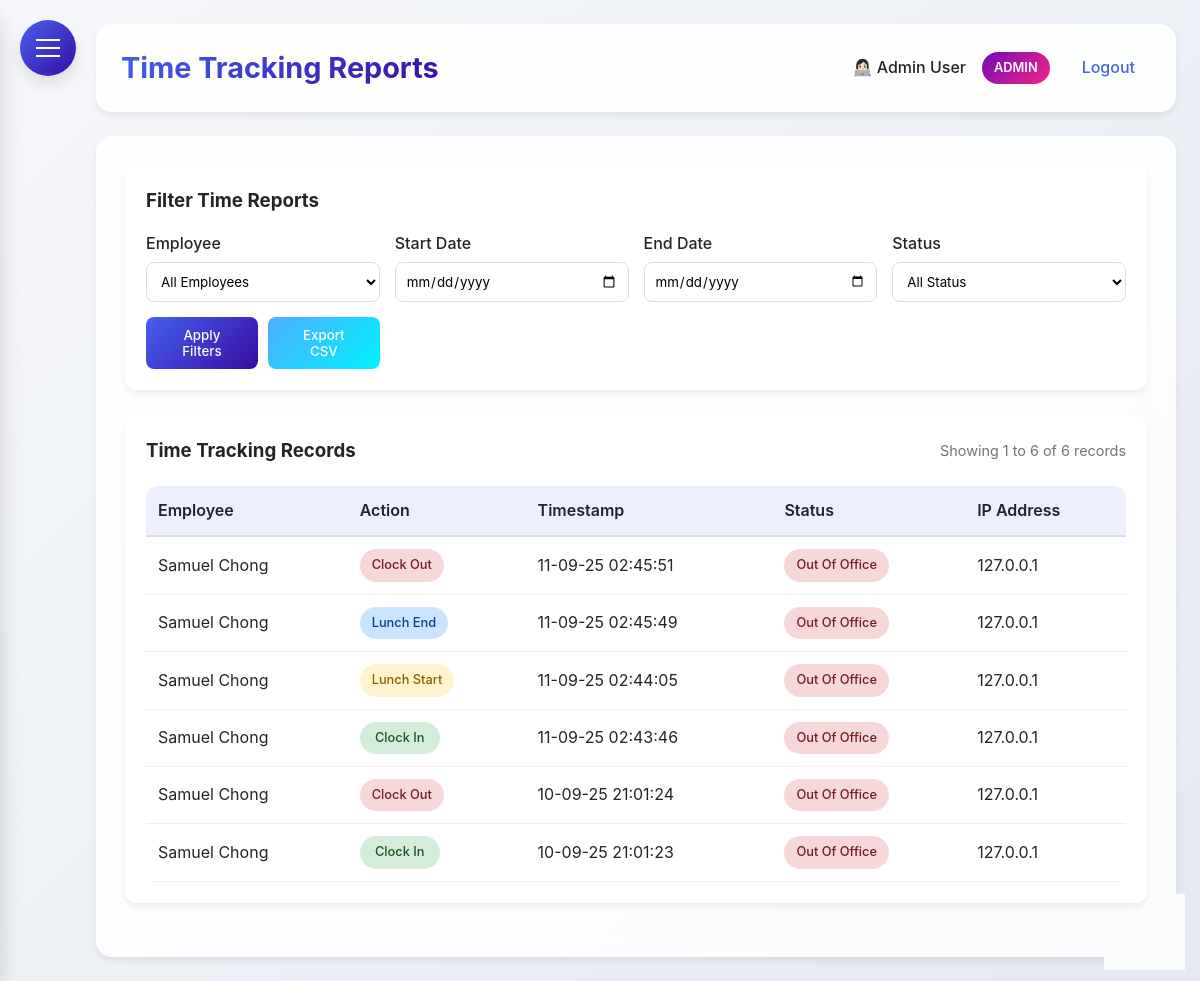
The app's page /time_reports (signed in), older data.
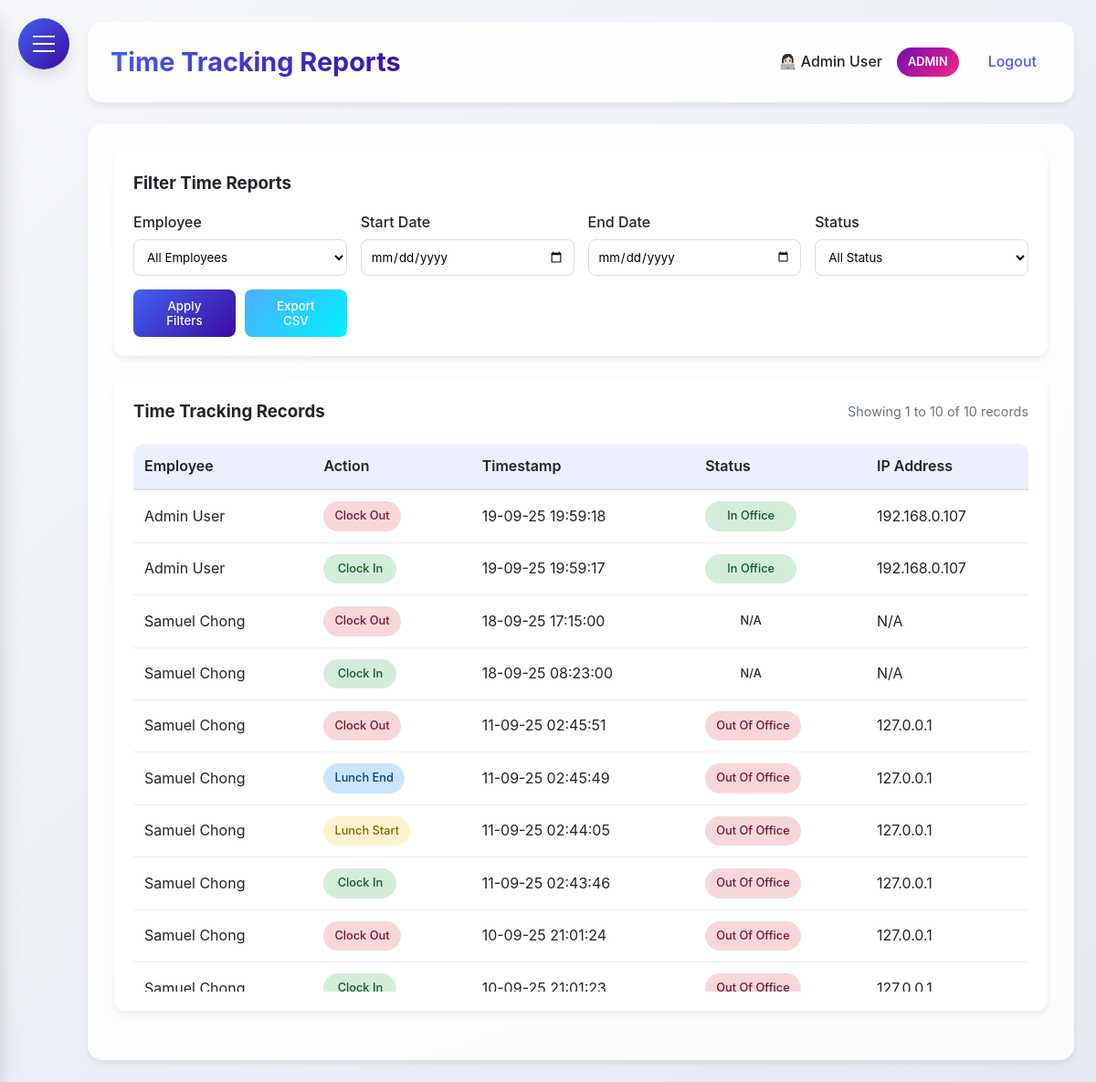
The same page, newer data.
### HerculesSystem.py (models this page shows, shortened)
class Employee(UserMixin, db.Model):
    id = db.Column(db.Integer, primary_key=True)
    username = db.Column(db.String(80), unique=True, nullable=False)
    password = db.Column(db.String(120), nullable=False)
    full_name = db.Column(db.String(120), nullable=False)
    email = db.Column(db.String(120), unique=True, nullable=False)
    nationality = db.Column(db.String(80), nullable=False)
    employee_id = db.Column(db.String(80), unique=True, nullable=False)
    hire_date = db.Column(db.Date)
    is_admin = db.Column(db.Boolean, default=False)
    user_type = db.Column(db.String(20), default='employee')
    last_clock_in = db.Column(db.DateTime)
    last_clock_out = db.Column(db.DateTime)
    last_lunch_start = db.Column(db.DateTime)
    last_lunch_end = db.Column(db.DateTime)
    leave_balances = db.relationship('LeaveBalance', back_populates='employee', lazy=True)

class TimeTracking(db.Model):
    __tablename__ = 'time_tracking'
    id = db.Column(db.Integer, primary_key=True)
    employee_id = db.Column(db.Integer, db.ForeignKey('employee.id'), nullable=False)
    action_type = db.Column(db.String(20), nullable=False)  #clock_in, clock_out, lunch_start, lunch_end
    timestamp = db.Column(db.DateTime, nullable=True)
    latitude = db.Column(db.Float, nullable=True)
    longitude = db.Column(db.Float, nullable=True)
    address = db.Column(db.String(200), nullable=True)
    status = db.Column(db.String(20), nullable=True)    # in/out office
    ip_address = db.Column(db.String(45), nullable=True)
    employee = db.relationship('Employee', backref=db.backref('time_entries', lazy=True))

### HerculesSystem.py (the view)
@app.route('/time_reports', methods=['GET'])
@login_required
def time_reports():
    now = datetime.now(MYT)
    employee_id = request.args.get('employee_id')
    start_date = request.args.get('start_date')
    end_date = request.args.get('end_date')
    status = request.args.get('status')
    page = request.args.get('page', 1, type=int)
    per_page = 50  # Records per page
    employees = Employee.query.all() if current_user.user_type == 'admin' else []
    query = TimeTracking.query
    if current_user.user_type != 'admin':
        query = query.filter(TimeTracking.employee_id == current_user.id)
    else:
        query = query.join(Employee, TimeTracking.employee_id == Employee.id)
    if employee_id:
        query = query.filter(TimeTracking.employee_id == employee_id)
    if start_date:
        query = query.filter(func.date(TimeTracking.timestamp) >= start_date)
    if end_date:
        query = query.filter(func.date(TimeTracking.timestamp) <= end_date)
    if status:
        query = query.filter(TimeTracking.status == status)
    time_records = query.order_by(TimeTracking.timestamp.desc()).paginate(
        page=page, per_page=per_page, error_out=False
    )
    return render_template('time_reports.html',
                         time_records=time_records.items,
                         employees=employees,
                         current_user=current_user,
                         page=page,
                         per_page=per_page,
                         total_records=time_records.total,
                         total_pages=time_records.pages)

### HerculesSystem.py (called while the page is built)
@app.after_request
def add_security_headers(response):
    response.headers['Permissions-Policy'] = 'geolocation=()'
    return response

@login_manager.user_loader
def load_user(user_id):
    return db.session.get(Employee, int(user_id))

@app.context_processor
def inject_now():
    return {'now': datetime.utcnow()}

@app.before_request
def before_request():
    if request.url.startswith('https://'):
        new_url = request.url.replace('https://', 'http://', 1)
        return redirect(new_url, code=301)

### templates/time_reports.html (shortened to what this page needs)
{% extends "base.html" %}
{% block content %}
<div class="dashboard-container">
    {% if current_user.user_type == 'admin' %}
    <div class="glass filter-section">
        <h3>Filter Time Reports</h3>
        <form id="filterForm" method="GET" action="{{ url_for('time_reports') }}">
            <div class="filter-grid">
                <div>
                    <label>Employee</label>
                    <select name="employee_id">
                        <option value="">All Employees</option>
                    </select>
                </div>
                <div>
                    <label>Start Date</label>
                    <input type="date" name="start_date" value="{{ request.args.get('start_date', '') }}">
                </div>
                <div>
                    <label>End Date</label>
                    <input type="date" name="end_date" value="{{ request.args.get('end_date', '') }}">
                </div>
                <div>
                    <label>Status</label>
                    <select name="status">
                        <option value="" {% if not request.args.get('status') %}selected{% endif %}>All Status</option>
                    </select>
                </div>
                <div class="filter-buttons">
                    <button type="submit" class="btn-primary">Apply Filters</button>
                    <button type="button" id="exportButton" class="btn-export">Export CSV</button>
                </div>
            </div>
        </form>
    </div>
    {% endif %}
    <div class="glass table-section">
        <div style="display: flex; justify-content: space-between; align-items: center; margin-bottom: 20px;">
            <h3 style="margin: 0;">Time Tracking Records</h3>
            {% if time_records %}
            <div style="color: var(--gray); font-size: 0.9rem;">
                Showing {{ (page - 1) * per_page + 1 }} to {{ [page * per_page, total_records]|min }} of {{ total_records }} records
            </div>
            {% endif %}
        </div>
        {% if time_records %}
        <div class="table-container">
            <table>
                <thead>
                    <tr>
                        {% if current_user.user_type == 'admin' %}
                        <th>Employee</th>
                        {% endif %}
                        <th>Action</th>
                        <th>Timestamp</th>
                        {% if current_user.user_type == 'admin' %}
                        <th>Status</th>
                        <th>IP Address</th>
                        {% endif %}
                    </tr>
                </thead>
                <tbody>
                    {% for record in time_records %}
                    <tr>
                        {% if current_user.user_type == 'admin' %}
                        <td>{{ record.employee.full_name }}</td>
                        {% endif %}
                        <td>
                            <span class="action-badge action-{{ record.action_type }}">
                                {{ record.action_type.replace('_', ' ').title() }}
                            </span>
                        </td>
                        <td>{{ record.timestamp.strftime('%d-%m-%y %H:%M:%S') }}</td>
                        {% if current_user.user_type == 'admin' %}
                        <td>
                            <span class="status-badge status-{{ record.status }}">
                                {{ record.status.replace('_', ' ').title() if record.status else 'N/A' }}
                            </span>
                        </td>
                        <td>{{ record.ip_address or 'N/A' }}</td>
                        {% endif %}
                    </tr>
                    {% endfor %}
                </tbody>
            </table>
        </div>
        {% else %}
        <div class="no-records">
            <p>No time tracking records found.</p>
        </div>
        {% endif %}
    </div>
</div>
{% endblock %}

### templates/base.html (shortened to what this page needs)
<!DOCTYPE html>
<html lang="en">
<head>
</head>
<body>
    <div class="hamburger-menu" id="hamburgerMenu">
        <span></span>
    </div>
    <div class="main-content" id="mainContent">
        <div class="header">
            <h1>{% block header %}Hercules HR{% endblock %}</h1>
            <div class="user-info">
                {% if current_user.is_authenticated %}
                <span>👩🏻‍💻 {{ current_user.full_name }}</span>
                {% if current_user.user_type == 'admin' %}
                <span class="admin-badge">ADMIN</span>
                {% endif %}
                <a href="{{ url_for('logout') }}">Logout</a>
                {% else %}
                <a href="{{ url_for('login') }}">Login</a>
                {% endif %}
            </div>
        </div>
        <div class="content">
            {% block content %}{% endblock %}
        </div>
    </div>
</body>
</html>

### templates/base.html (style rules this page uses)
:root { --primary: #4361ee; --secondary: #3a0ca3; --accent: #7209b7; --success: #4cc9f0; --danger: #f72585; --warning: #fca311; --info: #4895ef; --light: #f8f9fa; --dark: #212529; --gray: #6c757d; --gradient-primary: linear-gradient(135deg, #4361ee, #3a0ca3); --sidebar-gradient: linear-gradient(135deg, #4361ee, #3a0ca3); --gradient-accent: linear-gradient(135deg, #7209b7, #f72585); --shadow-sm: 0 4px 6px rgba(0, 0, 0, 0.07); --shadow-md: 0 8px 15px rgba(0, 0, 0, 0.1); --shadow-lg: 0 15px 25px rgba(0, 0, 0, 0.15); --border-radius: 12px; --border-radius-lg: 16px; --border-radius-xl: 20px; --sidebar-radius: 20px; --dark-bg: #1a1f35; --dark-container: #252a40; }
* { margin: 0; padding: 0; box-sizing: border-box; font-family: 'Inter', 'Segoe UI', system-ui, -apple-system, sans-serif; }
body { display: flex; min-height: 100vh; background: linear-gradient(135deg, #f5f7fa 0%, #e4e8f0 100%); color: var(--dark); line-height: 1.6; transition: background 0.3s ease, color 0.3s ease; }
.glass { background: rgba(255, 255, 255, 0.85); backdrop-filter: blur(10px); border-radius: var(--border-radius); border: 1px solid rgba(255, 255, 255, 0.2); box-shadow: var(--shadow-sm); transition: background 0.3s ease, border 0.3s ease; }
.hamburger-menu { position: fixed; top: 20px; left: 20px; z-index: 1000; cursor: pointer; background: var(--gradient-primary); border-radius: 50%; width: 56px; height: 56px; display: flex; align-items: center; justify-content: center; box-shadow: var(--shadow-md); transition: all 0.3s ease; }
.hamburger-menu span { display: block; width: 24px; height: 2px; background: #fff; position: relative; transition: all 0.3s cubic-bezier(0.4, 0, 0.2, 1); }
.hamburger-menu span:before, .hamburger-menu span:after { content: ''; position: absolute; width: 24px; height: 2px; background: #fff; transition: all 0.3s cubic-bezier(0.4, 0, 0.2, 1); }
.hamburger-menu span:before { top: -8px; }
.hamburger-menu span:after { top: 8px; }
.main-content { flex: 1; padding: 24px; margin-left: 0; transition: margin-left 0.3s cubic-bezier(0.4, 0, 0.2, 1); padding-left: 96px; }
.header { background: rgba(255, 255, 255, 0.9); backdrop-filter: blur(10px); padding: 20px 24px; border-radius: var(--border-radius-lg); box-shadow: var(--shadow-sm); display: flex; justify-content: space-between; align-items: center; margin-bottom: 24px; border: 1px solid rgba(255, 255, 255, 0.2); transition: background 0.3s ease, border 0.3s ease; }
.header h1 { font-size: 1.8rem; font-weight: 700; background: var(--gradient-primary); -webkit-background-clip: text; background-clip: text; color: transparent; }
.user-info { display: flex; align-items: center; gap: 16px; }
.user-info span { color: var(--dark); font-weight: 500; }
.user-info .admin-badge { background: var(--gradient-accent); color: white; padding: 6px 12px; border-radius: 20px; font-size: 0.8rem; font-weight: 600; }
.user-info a { color: var(--primary); text-decoration: none; font-weight: 500; transition: all 0.2s ease; padding: 8px 16px; border-radius: 8px; }
.content { background: rgba(255, 255, 255, 0.85); backdrop-filter: blur(10px); padding: 28px; border-radius: var(--border-radius-lg); box-shadow: var(--shadow-sm); border: 1px solid rgba(255, 255, 255, 0.2); transition: background 0.3s ease, border 0.3s ease; }
.btn-primary { background: var(--gradient-primary); color: white; }
table { color: var(--dark); }
.content { animation: fadeIn 0.4s ease-out; }

Row changes from the older to the newer data that the page shows:
added TimeTracking: employee.full_name "Admin User", action_type.replace "Clock Out", timestamp "19-09-25 19:59:18", status.replace "In Office", ip_address "192.168.0.107"
added TimeTracking: employee.full_name "Admin User", action_type.replace "Clock In", timestamp "19-09-25 19:59:17", status.replace "In Office", ip_address "192.168.0.107"
added TimeTracking: employee.full_name "Samuel Chong", action_type.replace "Clock Out", timestamp "18-09-25 17:15:00", status.replace "N/A", ip_address "N/A"
added TimeTracking: employee.full_name "Samuel Chong", action_type.replace "Clock In", timestamp "18-09-25 08:23:00", status.replace "N/A", ip_address "N/A"
Text that changed along with them:
{{ [page * per_page, total_records]|min }}: "6" → "10"
{{ total_records }}: "6" → "10"
